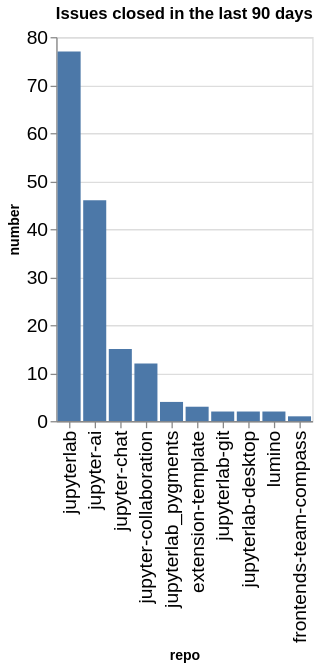

The code cell stored with this chart in its notebook:
### Code cell
closed_counts = closed.groupby(['org', 'repo']).count()['number'].reset_index()
closed_counts['org/repo'] = closed_counts.apply(lambda a: a['org'] + '/' + a['repo'], axis=1)
sorted_vals = closed_counts.sort_values(['number'], ascending=False)['repo'].values
alt.Chart(data=closed_counts, title=f"Issues closed in the last {n_days} days").mark_bar().encode(
    x=alt.X('repo', sort=alt.Sort(sorted_vals.tolist())),
    y='number',
)

### Figure 1 — Vega-Lite specification as saved in the notebook (floating-point values rounded to 4 significant figures)
{"config": {"axisLeft": {"labelFontSize": 15}, "axisBottom": {"labelFontSize": 15}}, "data": {"name": "data-1fa443082f9245088d4730e8704c639f"}, "mark": {"type": "bar"}, "encoding": {"x": {"field": "repo", "sort": ["jupyterlab", "jupyter-ai", "jupyter-chat", "jupyter-collaboration", "jupyterlab_pygments", "extension-template", "jupyterlab-git", "jupyterlab-desktop", "lumino", "frontends-team-compass"], "type": "nominal"}, "y": {"field": "number", "type": "quantitative"}}, "title": "Issues closed in the last 90 days", "$schema": "https://vega.github.io/schema/vega-lite/v5.20.1.json", "datasets": {"data-1fa443082f9245088d4730e8704c639f": [{"org": "jupyterlab", "repo": "extension-template", "number": 3, "org/repo": "jupyterlab/extension-template"}, {"org": "jupyterlab", "repo": "frontends-team-compass", "number": 1, "org/repo": "jupyterlab/frontends-team-compass"}, {"org": "jupyterlab", "repo": "jupyter-ai", "number": 46, "org/repo": "jupyterlab/jupyter-ai"}, {"org": "jupyterlab", "repo": "jupyter-chat", "number": 15, "org/repo": "jupyterlab/jupyter-chat"}, {"org": "jupyterlab", "repo": "jupyter-collaboration", "number": 12, "org/repo": "jupyterlab/jupyter-collaboration"}, {"org": "jupyterlab", "repo": "jupyterlab", "number": 77, "org/repo": "jupyterlab/jupyterlab"}, {"org": "jupyterlab", "repo": "jupyterlab-desktop", "number": 2, "org/repo": "jupyterlab/jupyterlab-desktop"}, {"org": "jupyterlab", "repo": "jupyterlab-git", "number": 2, "org/repo": "jupyterlab/jupyterlab-git"}, {"org": "jupyterlab", "repo": "jupyterlab_pygments", "number": 4, "org/repo": "jupyterlab/jupyterlab_pygments"}, {"org": "jupyterlab", "repo": "lumino", "number": 2, "org/repo": "jupyterlab/lumino"}]}}
